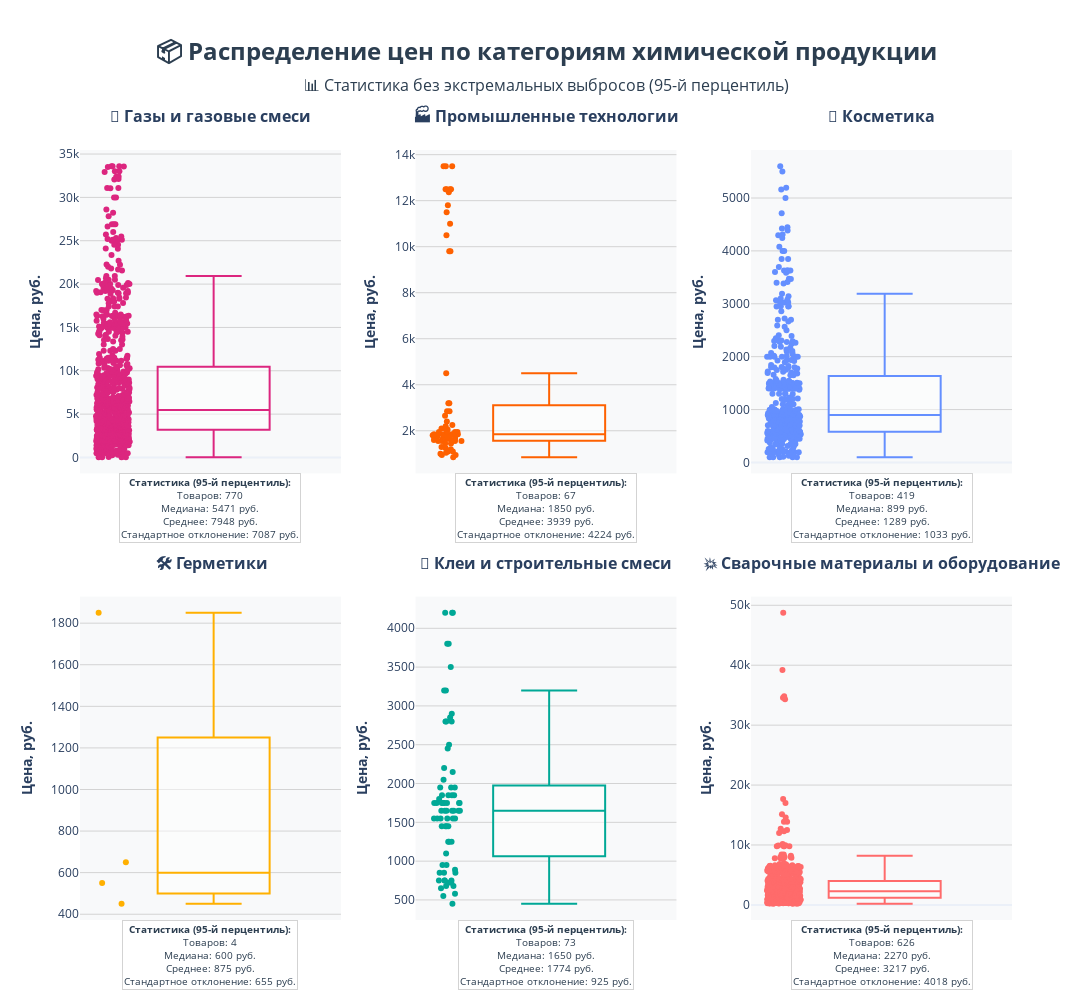

This figure's notebook cell:
### Markdown cell above
## All Groups Boxplot: 📊 Статистика без экстремальных выбросов (N-й перцентиль)

### Code cell
import plotly.graph_objects as go
from plotly.subplots import make_subplots
import pandas as pd

def remove_extreme_outliers(prices, percentile=95):
    threshold = np.percentile(prices, percentile)
    return prices[prices <= threshold]

percentile = 95

categories_list = data['Категория'].unique().tolist()
emoji_list = ['🧪', '🏭', '💄',' 🛠️', '🔗', '💥']
categories_emoji_list = list(zip(categories_list, emoji_list))

# Цветовая схема для категорий
colors = ['#DC267F', '#FE6100', '#648FFF', '#FFB000', '#00A896', '#FF6B6B']

# Создаем subplots (2 строки, 3 колонки)
fig = make_subplots(
    rows=2, cols=3,
    subplot_titles=[f"<b>{emoji} {category}</b><br> " for category, emoji in categories_emoji_list],
    vertical_spacing=0.16,
    horizontal_spacing=0.08
)

categories = data['Категория'].unique()

for i, category in enumerate(categories):
    row = i // 3 + 1
    col = i % 3 + 1
    
    category_prices = data.loc[data['Категория'] == category, 'Цена']
    category_prices = remove_extreme_outliers(category_prices, percentile=percentile)
    fig.add_trace(
        go.Box(
            y=category_prices,
            name=category,
            marker_color=colors[i],
            boxpoints='all',  # показываем выбросы
            jitter=0.3,
            pointpos=-1.8,
            showlegend=False,
            line=dict(width=2),
            fillcolor='rgba(255,255,255,0.5)'
        ),
        row=row, col=col
    )
    
    

# Обновляем layout
fig.update_layout(
    title=dict(
        text=f'<b>📦 Распределение цен по категориям химической продукции</b><br><span style="font-size: 16px;">📊 Статистика без экстремальных выбросов ({percentile}-й перцентиль)</span>',
        x=0.5, y = 0.94,
        font=dict(size=24, color='#2C3E50')
    ),
    margin=dict(t=150),
    template='plotly_white',
    height=1000,
    width=1200,
    font=dict(size=12),
    plot_bgcolor='rgba(248,249,250,1)',
    paper_bgcolor='white'
)

# Обновляем оси
fig.update_yaxes(title_text="<b>Цена, руб.</b>", gridcolor='lightgrey', gridwidth=1)
fig.update_xaxes(showticklabels=False)  # скрываем названия на оси X


# Получаем текущие аннотации (включая названия subplots)
current_annotations = list(fig.layout.annotations)
x_poss = [0.14, 0.58, 0.93]
y_poss = [0.6, 0.0]

# Добавляем твои статистические аннотации
for i, category in enumerate(categories):
    row = i // 3 + 1
    col = i % 3 + 1
    
    category_data = data.loc[data['Категория'] == category, 'Цена']
    category_data_filtered = remove_extreme_outliers(category_data, percentile=percentile)
    
    # Вычисляем статистику
    median_price = category_data_filtered.median()
    mean_price = category_data_filtered.mean()
    std_price = category_data_filtered.std()
    
    stats_text = f"""<b>Статистика ({percentile}-й перцентиль):</b><br>Товаров: {len(category_data_filtered)}<br>Медиана: {median_price:.0f} руб.<br>Среднее: {mean_price:.0f} руб.<br>Стандартное отклонение: {std_price:.0f} руб."""
    
    x_pos = x_poss[col-1]
    y_pos = y_poss[row-1]

    # Получаем домены subplot'а
    subplot = fig.get_subplot(row, col)
    x_domain = subplot.xaxis.domain  
    y_domain = subplot.yaxis.domain
    
    # Центр subplot'а
    x_center = (x_domain[0] + x_domain[1]) / 2
    y_bottom = y_domain[0] 
    
    current_annotations.append(
        dict(
            text=stats_text,
            x=x_center, y=y_bottom,
            xref="paper", yref="paper",
            xanchor='center', yanchor='top',
            showarrow=False,
            font=dict(size=10, color='#2C3E50'),
            bgcolor='rgba(255,255,255,0.8)',
            bordercolor='lightgrey',
            borderwidth=1,
        )
    )

# Обновляем ВСЕ аннотации
fig.update_layout(annotations=current_annotations)

fig.show()


# Сохраняем график в PNG
# fig.write_image(
#     FOLDER_PATH + 'graphs/boxplots/Category_Boxplots.png',
#     format="png",
#     width=1200,
#     height=1000, 
#     scale=2)

### Figure 1 — Plotly figure (JSON) as saved in the notebook; plotly's stock layout.template omitted (floating-point values rounded to 4 significant figures; data arrays with more than 128 entries replaced by an {"elided": "..."} marker saying what was removed)
{"data": [{"boxpoints": "all", "fillcolor": "rgba(255,255,255,0.5)", "jitter": 0.3, "line": {"width": 2}, "marker": {"color": "#DC267F"}, "name": "Газы и газовые смеси", "pointpos": -1.8, "showlegend": false, "type": "box", "xaxis": "x", "y": {"elided": "770 float values"}, "yaxis": "y"}, {"boxpoints": "all", "fillcolor": "rgba(255,255,255,0.5)", "jitter": 0.3, "line": {"width": 2}, "marker": {"color": "#FE6100"}, "name": "Промышленные технологии", "pointpos": -1.8, "showlegend": false, "type": "box", "xaxis": "x2", "y": [2850.0, 12360.0, 1850.0, 2100.0, 1750.0, 1950.0, 2200.0, 1900.0, 2400.0, 1650.0, 1800.0, 1550.0, 1700.0, 1850.0, 1600.0, 1750.0, 12500.0, 9800.0, 4500.0, 12500.0, 3200.0, 11000.0, 10500.0, 13500.0, 11800.0, 12500.0, 11500.0, 1850.0, 2100.0, 1950.0, 1250.0, 950.0, 9800.0, 1100.0, 1000.0, 3200.0, 2250.0, 1950.0, 13500.0, 2050.0, 850.0, 2850.0, 2650.0, 1100.0, 1550.0, 1650.0, 1750.0, 1550.0, 950.0, 1050.0, 1200.0, 1850.0, 1450.0, 1550.0, 12500.0, 13500.0, 1650.0, 1300.0, 1550.0, 1450.0, 1650.0, 1850.0, 1750.0, 1950.0, 1650.0, 1750.0, 1850.0], "yaxis": "y2"}, {"boxpoints": "all", "fillcolor": "rgba(255,255,255,0.5)", "jitter": 0.3, "line": {"width": 2}, "marker": {"color": "#648FFF"}, "name": "Косметика", "pointpos": -1.8, "showlegend": false, "type": "box", "xaxis": "x3", "y": {"elided": "419 float values"}, "yaxis": "y3"}, {"boxpoints": "all", "fillcolor": "rgba(255,255,255,0.5)", "jitter": 0.3, "line": {"width": 2}, "marker": {"color": "#FFB000"}, "name": "Герметики", "pointpos": -1.8, "showlegend": false, "type": "box", "xaxis": "x4", "y": [1850.0, 650.0, 550.0, 450.0], "yaxis": "y4"}, {"boxpoints": "all", "fillcolor": "rgba(255,255,255,0.5)", "jitter": 0.3, "line": {"width": 2}, "marker": {"color": "#00A896"}, "name": "Клеи и строительные смеси", "pointpos": -1.8, "showlegend": false, "type": "box", "xaxis": "x5", "y": [3200.0, 2800.0, 2900.0, 1250.0, 680.0, 850.0, 950.0, 750.0, 1450.0, 2200.0, 1650.0, 650.0, 2500.0, 1800.0, 580.0, 720.0, 1100.0, 3800.0, 4200.0, 890.0, 850.0, 750.0, 4200.0, 3800.0, 2850.0, 950.0, 3500.0, 1550.0, 1450.0, 1650.0, 1750.0, 1850.0, 1250.0, 1950.0, 2450.0, 4200.0, 1650.0, 1750.0, 1950.0, 1750.0, 2800.0, 3200.0, 750.0, 850.0, 2800.0, 1850.0, 1950.0, 2050.0, 2150.0, 1850.0, 1750.0, 450.0, 550.0, 1550.0, 1450.0, 1650.0, 1750.0, 1550.0, 1650.0, 1450.0, 1850.0, 1750.0, 1550.0, 1650.0, 1750.0, 1550.0, 1650.0, 1750.0, 1550.0, 1250.0, 750.0, 680.0, 720.0], "yaxis": "y5"}, {"boxpoints": "all", "fillcolor": "rgba(255,255,255,0.5)", "jitter": 0.3, "line": {"width": 2}, "marker": {"color": "#FF6B6B"}, "name": "Сварочные материалы и оборудование", "pointpos": -1.8, "showlegend": false, "type": "box", "xaxis": "x6", "y": {"elided": "626 float values"}, "yaxis": "y6"}], "layout": {"annotations": [{"font": {"size": 16}, "showarrow": false, "text": "<b>🧪 Газы и газовые смеси</b><br> ", "x": 0.14, "xanchor": "center", "xref": "paper", "y": 1, "yanchor": "bottom", "yref": "paper"}, {"font": {"size": 16}, "showarrow": false, "text": "<b>🏭 Промышленные технологии</b><br> ", "x": 0.5, "xanchor": "center", "xref": "paper", "y": 1, "yanchor": "bottom", "yref": "paper"}, {"font": {"size": 16}, "showarrow": false, "text": "<b>💄 Косметика</b><br> ", "x": 0.86, "xanchor": "center", "xref": "paper", "y": 1, "yanchor": "bottom", "yref": "paper"}, {"font": {"size": 16}, "showarrow": false, "text": "<b> 🛠️ Герметики</b><br> ", "x": 0.14, "xanchor": "center", "xref": "paper", "y": 0.42, "yanchor": "bottom", "yref": "paper"}, {"font": {"size": 16}, "showarrow": false, "text": "<b>🔗 Клеи и строительные смеси</b><br> ", "x": 0.5, "xanchor": "center", "xref": "paper", "y": 0.42, "yanchor": "bottom", "yref": "paper"}, {"font": {"size": 16}, "showarrow": false, "text": "<b>💥 Сварочные материалы и оборудование</b><br> ", "x": 0.86, "xanchor": "center", "xref": "paper", "y": 0.42, "yanchor": "bottom", "yref": "paper"}, {"bgcolor": "rgba(255,255,255,0.8)", "bordercolor": "lightgrey", "borderwidth": 1, "font": {"color": "#2C3E50", "size": 10}, "showarrow": false, "text": "<b>Статистика (95-й перцентиль):</b><br>Товаров: 770<br>Медиана: 5471 руб.<br>Среднее: 7948 руб.<br>Стандартное отклонение: 7087 руб.", "x": 0.14, "xanchor": "center", "xref": "paper", "y": 0.58, "yanchor": "top", "yref": "paper"}, {"bgcolor": "rgba(255,255,255,0.8)", "bordercolor": "lightgrey", "borderwidth": 1, "font": {"color": "#2C3E50", "size": 10}, "showarrow": false, "text": "<b>Статистика (95-й перцентиль):</b><br>Товаров: 67<br>Медиана: 1850 руб.<br>Среднее: 3939 руб.<br>Стандартное отклонение: 4224 руб.", "x": 0.5, "xanchor": "center", "xref": "paper", "y": 0.58, "yanchor": "top", "yref": "paper"}, {"bgcolor": "rgba(255,255,255,0.8)", "bordercolor": "lightgrey", "borderwidth": 1, "font": {"color": "#2C3E50", "size": 10}, "showarrow": false, "text": "<b>Статистика (95-й перцентиль):</b><br>Товаров: 419<br>Медиана: 899 руб.<br>Среднее: 1289 руб.<br>Стандартное отклонение: 1033 руб.", "x": 0.86, "xanchor": "center", "xref": "paper", "y": 0.58, "yanchor": "top", "yref": "paper"}, {"bgcolor": "rgba(255,255,255,0.8)", "bordercolor": "lightgrey", "borderwidth": 1, "font": {"color": "#2C3E50", "size": 10}, "showarrow": false, "text": "<b>Статистика (95-й перцентиль):</b><br>Товаров: 4<br>Медиана: 600 руб.<br>Среднее: 875 руб.<br>Стандартное отклонение: 655 руб.", "x": 0.14, "xanchor": "center", "xref": "paper", "y": 0, "yanchor": "top", "yref": "paper"}, {"bgcolor": "rgba(255,255,255,0.8)", "bordercolor": "lightgrey", "borderwidth": 1, "font": {"color": "#2C3E50", "size": 10}, "showarrow": false, "text": "<b>Статистика (95-й перцентиль):</b><br>Товаров: 73<br>Медиана: 1650 руб.<br>Среднее: 1774 руб.<br>Стандартное отклонение: 925 руб.", "x": 0.5, "xanchor": "center", "xref": "paper", "y": 0, "yanchor": "top", "yref": "paper"}, {"bgcolor": "rgba(255,255,255,0.8)", "bordercolor": "lightgrey", "borderwidth": 1, "font": {"color": "#2C3E50", "size": 10}, "showarrow": false, "text": "<b>Статистика (95-й перцентиль):</b><br>Товаров: 626<br>Медиана: 2270 руб.<br>Среднее: 3217 руб.<br>Стандартное отклонение: 4018 руб.", "x": 0.86, "xanchor": "center", "xref": "paper", "y": 0, "yanchor": "top", "yref": "paper"}], "font": {"size": 12}, "height": 1000, "margin": {"t": 150}, "paper_bgcolor": "white", "plot_bgcolor": "rgba(248,249,250,1)", "title": {"font": {"color": "#2C3E50", "size": 24}, "text": "<b>📦 Распределение цен по категориям химической продукции</b><br><span style=\"font-size: 16px;\">📊 Статистика без экстремальных выбросов (95-й перцентиль)</span>", "x": 0.5, "y": 0.94}, "width": 1200, "xaxis": {"anchor": "y", "domain": [0, 0.28], "showticklabels": false}, "xaxis2": {"anchor": "y2", "domain": [0.36, 0.64], "showticklabels": false}, "xaxis3": {"anchor": "y3", "domain": [0.72, 1], "showticklabels": false}, "xaxis4": {"anchor": "y4", "domain": [0, 0.28], "showticklabels": false}, "xaxis5": {"anchor": "y5", "domain": [0.36, 0.64], "showticklabels": false}, "xaxis6": {"anchor": "y6", "domain": [0.72, 1], "showticklabels": false}, "yaxis": {"anchor": "x", "domain": [0.58, 1], "gridcolor": "lightgrey", "gridwidth": 1, "title": {"text": "<b>Цена, руб.</b>"}}, "yaxis2": {"anchor": "x2", "domain": [0.58, 1], "gridcolor": "lightgrey", "gridwidth": 1, "title": {"text": "<b>Цена, руб.</b>"}}, "yaxis3": {"anchor": "x3", "domain": [0.58, 1], "gridcolor": "lightgrey", "gridwidth": 1, "title": {"text": "<b>Цена, руб.</b>"}}, "yaxis4": {"anchor": "x4", "domain": [0, 0.42], "gridcolor": "lightgrey", "gridwidth": 1, "title": {"text": "<b>Цена, руб.</b>"}}, "yaxis5": {"anchor": "x5", "domain": [0, 0.42], "gridcolor": "lightgrey", "gridwidth": 1, "title": {"text": "<b>Цена, руб.</b>"}}, "yaxis6": {"anchor": "x6", "domain": [0, 0.42], "gridcolor": "lightgrey", "gridwidth": 1, "title": {"text": "<b>Цена, руб.</b>"}}}}
